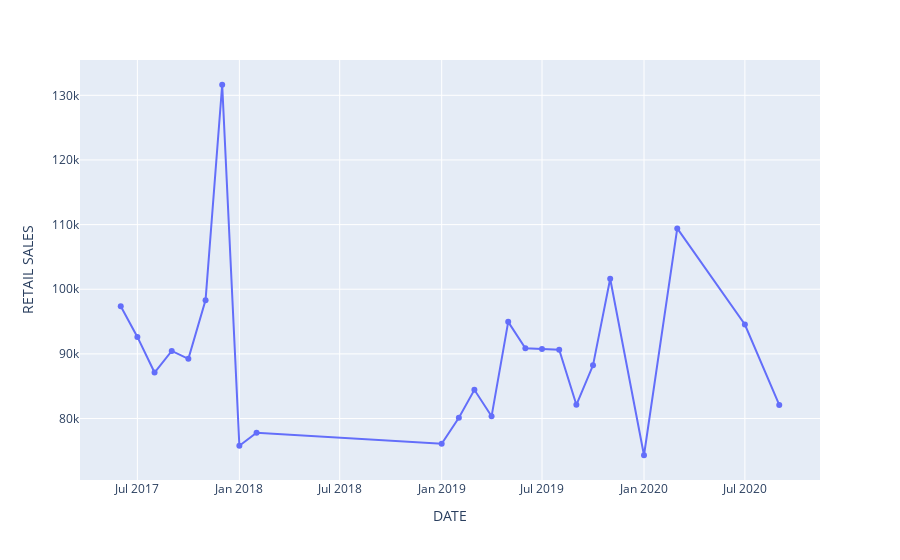

Notebook source saved alongside this figure:
### Code cell
import plotly.express as px

fig = px.line(df_grouped, x='DATE', y='RETAIL SALES', title="", markers=True)

# Show the plot
fig.show()

### Figure 1 — Plotly figure (JSON) as saved in the notebook; plotly's stock layout.template omitted (floating-point values rounded to 4 significant figures)
{"data": [{"hovertemplate": "DATE=%{x}<br>RETAIL SALES=%{y}<extra></extra>", "legendgroup": "", "line": {"color": "#636efa", "dash": "solid"}, "marker": {"symbol": "circle"}, "mode": "lines+markers", "name": "", "orientation": "v", "showlegend": false, "x": ["2017-06-01T00:00:00", "2017-07-01T00:00:00", "2017-08-01T00:00:00", "2017-09-01T00:00:00", "2017-10-01T00:00:00", "2017-11-01T00:00:00", "2017-12-01T00:00:00", "2018-01-01T00:00:00", "2018-02-01T00:00:00", "2019-01-01T00:00:00", "2019-02-01T00:00:00", "2019-03-01T00:00:00", "2019-04-01T00:00:00", "2019-05-01T00:00:00", "2019-06-01T00:00:00", "2019-07-01T00:00:00", "2019-08-01T00:00:00", "2019-09-01T00:00:00", "2019-10-01T00:00:00", "2019-11-01T00:00:00", "2020-01-01T00:00:00", "2020-03-01T00:00:00", "2020-07-01T00:00:00", "2020-09-01T00:00:00"], "xaxis": "x", "y": [97360.0, 92630.0, 87110.0, 90450.0, 89240.0, 98320.0, 131600.0, 75790.0, 77800.0, 76100.0, 80110.0, 84440.0, 80340.0, 94950.0, 90860.0, 90760.0, 90630.0, 82130.0, 88230.0, 101600.0, 74320.0, 109400.0, 94540.0, 82110.0], "yaxis": "y", "type": "scatter"}], "layout": {"xaxis": {"anchor": "y", "domain": [0.0, 1.0], "title": {"text": "DATE"}}, "yaxis": {"anchor": "x", "domain": [0.0, 1.0], "title": {"text": "RETAIL SALES"}}, "legend": {"tracegroupgap": 0}, "margin": {"t": 60}}}
